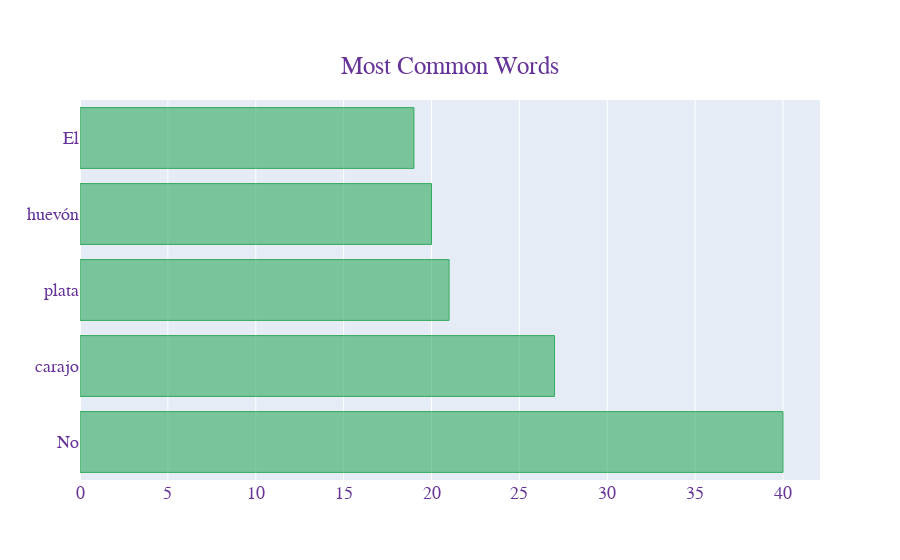

Notebook source saved alongside this figure:
### Code cell
from collections import Counter, defaultdict

import nltk
nltk.download('stopwords')
from nltk.corpus import stopwords
stopWords_nltk = set(stopwords.words('spanish'))

texts = df['tokenized_text']
new = texts.str.split()
new = new.values.tolist()
corpus = [word for i in new for word in i]
counter = Counter(corpus)
most = counter.most_common()
x, y = [], []
for word, count in most[:30]:
    if word not in stopWords_nltk:
        x.append(word)
        y.append(count)

fig = go.Figure(go.Bar(
            x=y,
            y=x,
            orientation='h',  marker=dict(
        color='rgba(50, 171, 96, 0.6)',
        line=dict(
            color='rgba(50, 171, 96, 1.0)',
            width=1),
    ),
    name='Most common Word',))

fig.update_layout( title={
        'text': "Most Common Words",
        'y':0.9,
        'x':0.5,
        'xanchor': 'center',
        'yanchor': 'top'}, font=dict(
        family="Courier New, monospace",
        size=18,
        color="RebeccaPurple"
    ))

fig.show()

### Figure 1 — Plotly figure (JSON) as saved in the notebook; plotly's stock layout.template omitted (floating-point values rounded to 4 significant figures)
{"data": [{"marker": {"color": "rgba(50, 171, 96, 0.6)", "line": {"color": "rgba(50, 171, 96, 1.0)", "width": 1}}, "name": "Most common Word", "orientation": "h", "type": "bar", "x": [40, 27, 21, 20, 19], "y": ["No", "carajo", "plata", "huevón", "El"]}], "layout": {"font": {"color": "RebeccaPurple", "family": "Courier New, monospace", "size": 18}, "title": {"text": "Most Common Words", "x": 0.5, "xanchor": "center", "y": 0.9, "yanchor": "top"}}}
